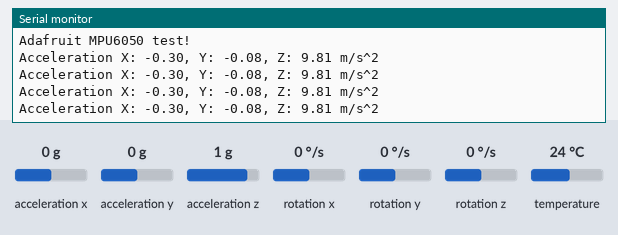
Bench run of a sketch on a simulated Arduino Leonardo, built with avr-gcc and run on an emulated ATmega32U4. Parts: the last lines printed to the serial monitor. The inputs (shaded band) are chosen by the test bench; at power-on: acceleration x 0 g, acceleration y 0 g, acceleration z 1 g, rotation x 0 °/s, rotation y 0 °/s, rotation z 0 °/s, temperature 24 °C.

Above: at 1.3 s.
1.4 s: acceleration x set to -1.4 g
At 1.83 s:
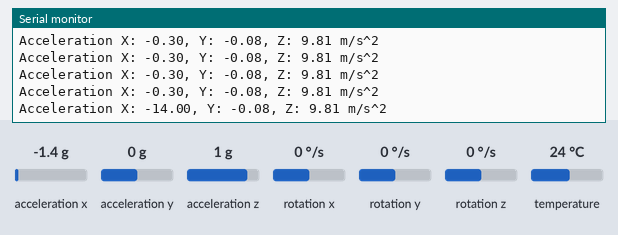
2.9 s: acceleration y set to -1.4 g
At 3.11 s:
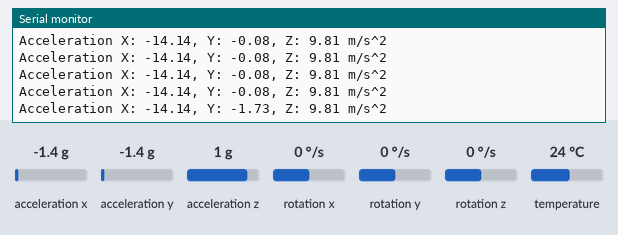
4.4 s: acceleration z set to -1.4 g
At 4.4 s:
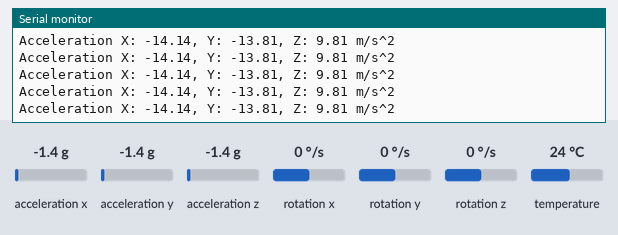
Timing chart, 0 to 7.4 s (numbered marks = the images above; inputs shaded):
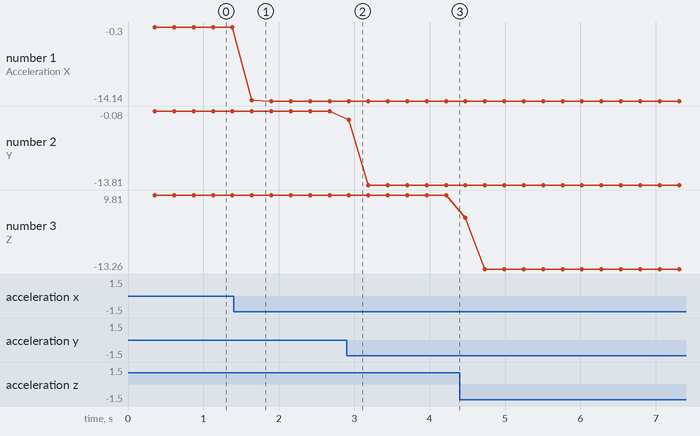

The sketch:

basic_readings_calib.ino
```cpp
// Basic demo for accelerometer readings from Adafruit MPU6050

#include <Adafruit_MPU6050.h>
#include <Adafruit_Sensor.h>
#include <Wire.h>

Adafruit_MPU6050 mpu;

float accelx,accely,accelz,gyrox,gyroy,gyroz = 0;
// float accelx_off = 0.35;
// float accely_off = 0.24;
// float accelz_off = -.03;

float accelx_off = 0.295;
float accely_off = 0.08;
float accelz_off = -0.2;

// float gyrox_off = -0.0420;
// float gyroy_off = +0.0164;
// float gyroz_off = -.0050;

float gyrox_off = -0.1197;
float gyroy_off = -0.0157;
float gyroz_off = -0.0190;

// float accelx_scale = 0.998;
// float accely_scale = 1;
// float accelz_scale = 1.018;

float accelx_scale = 1.008;
float accely_scale = 1.00;
float accelz_scale = 0.98;

float gyrox_scale = 1;
float gyroy_scale = 1;
float gyroz_scale = 1;

float accel_pitch; // about y
float accel_roll; // about x

float gyro_pitch; // about y
float gyro_roll; // about x
float temperature = 0;
float N_ave = 100;

void setup(void) {
  Serial.begin(115200);
  while (!Serial)
    delay(10); // will pause Zero, Leonardo, etc until serial console opens

  Serial.println("Adafruit MPU6050 test!");

  // Try to initialize!
  if (!mpu.begin()) {
    Serial.println("Failed to find MPU6050 chip");
    while (1) {
      delay(10);
    }
  }
//  Serial.println("MPU6050 Found!");

  mpu.setAccelerometerRange(MPU6050_RANGE_2_G);
//  Serial.print("Accelerometer range set to: ");
//  switch (mpu.getAccelerometerRange()) {
//  case MPU6050_RANGE_2_G:
//    Serial.println("+-2G");
//    break;
//  case MPU6050_RANGE_4_G:
//    Serial.println("+-4G");
//    break;
//  case MPU6050_RANGE_8_G:
//    Serial.println("+-8G");
//    break;
//  case MPU6050_RANGE_16_G:
//    Serial.println("+-16G");
//    break;
//  }
  mpu.setGyroRange(MPU6050_RANGE_500_DEG);
//  Serial.print("Gyro range set to: ");
//  switch (mpu.getGyroRange()) {
//  case MPU6050_RANGE_250_DEG:
//    Serial.println("+- 250 deg/s");
//    break;
//  case MPU6050_RANGE_500_DEG:
//    Serial.println("+- 500 deg/s");
//    break;
//  case MPU6050_RANGE_1000_DEG:
//    Serial.println("+- 1000 deg/s");
//    break;
//  case MPU6050_RANGE_2000_DEG:
//    Serial.println("+- 2000 deg/s");
//    break;
//  }

  mpu.setFilterBandwidth(MPU6050_BAND_184_HZ);
//  Serial.print("Filter bandwidth set to: ");
//  switch (mpu.getFilterBandwidth()) {
//  case MPU6050_BAND_260_HZ:
//    Serial.println("260 Hz");
//    break;
//  case MPU6050_BAND_184_HZ:
//    Serial.println("184 Hz");
//    break;
//  case MPU6050_BAND_94_HZ:
//    Serial.println("94 Hz");
//    break;
//  case MPU6050_BAND_44_HZ:
//    Serial.println("44 Hz");
//    break;
//  case MPU6050_BAND_21_HZ:
//    Serial.println("21 Hz");
//    break;
//  case MPU6050_BAND_10_HZ:
//    Serial.println("10 Hz");
//    break;
//  case MPU6050_BAND_5_HZ:
//    Serial.println("5 Hz");
//    break;
//  }

//  Serial.println("");
  delay(100);
}

void loop() {

  /* Get new sensor events with the readings */
accelx = 0;
accely = 0;
accelz = 0;

gyrox = 0;
gyroy = 0;
gyroz = 0;
temperature = 0;
for (int i = 0; i <N_ave; i++){

sensors_event_t a, g, temp;
mpu.getEvent(&a, &g, &temp);

accelx = accelx + (a.acceleration.x - accelx_off)*accelx_scale;
accely = accely + (a.acceleration.y - accely_off)*accely_scale;
accelz = accelz + (a.acceleration.z - accelz_off)*accelz_scale;

gyrox = gyrox + (g.gyro.x - gyrox_off);
gyroy = gyroy + (g.gyro.y - gyroy_off);
gyroz = gyroz + (g.gyro.z - gyroz_off);

temperature = temperature + temp.temperature;

}

accelx = accelx/N_ave;
accely = accely/N_ave;
accelz = accelz/N_ave;

gyrox = gyrox/N_ave;
gyroy = gyroy/N_ave;
gyroz = gyroz/N_ave;
temperature = temperature/N_ave;
  /* Print out the values */
  Serial.print("Acceleration X: ");
  Serial.print(accelx);
  Serial.print(", Y: ");
  Serial.print(accely);
  Serial.print(", Z: ");
  Serial.print(accelz);
  Serial.println(" m/s^2");

//  Serial.print("Rotation X: ");
//  Serial.print(gyrox,4);
//  Serial.print(", Y: ");
//  Serial.print(gyroy,4);
//  Serial.print(", Z: ");
//  Serial.print(gyroz,4);
//  Serial.println(" rad/s");

//  Serial.print("Temperature: ");
//  Serial.print(temperature);
//  Serial.println(" degC");

  Serial.println("");
  delay(10);
}
```

Measured:
- after the input at 1.4 s, the serial monitor: prints a new line after 0.24 s (image 1)
- after the input at 2.9 s, the serial monitor: prints a new line at once (image 2)
- plotted number 1: -0.3 → -14.14 after the input at 1.4 s
- plotted number 2: -0.08 → -13.81 after the input at 2.9 s
- plotted number 3: 9.81 → -13.26 after the input at 4.4 s
